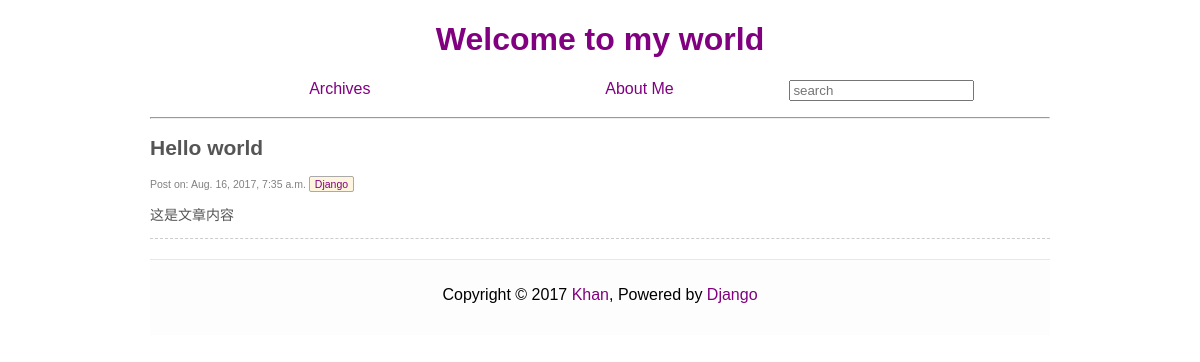
The page /3/ on the database as committed earlier.
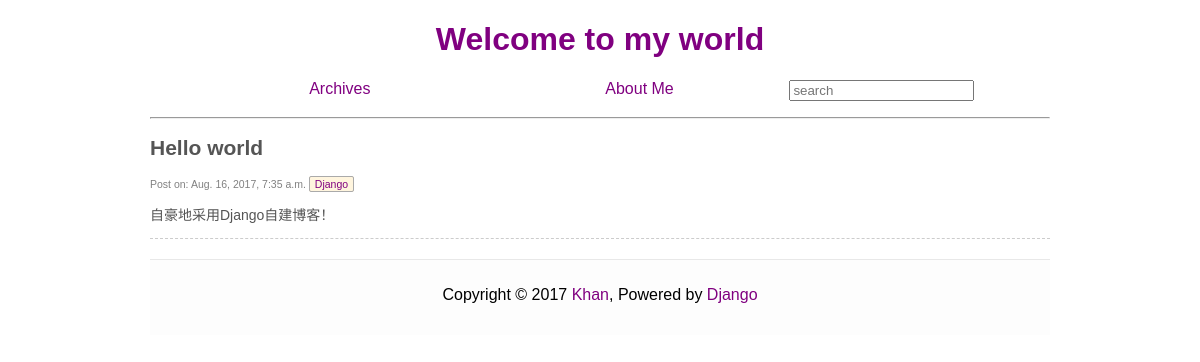
The same page on the database as committed later.
### article/models.py (models this page shows, shortened)
class Article(models.Model):
    title = models.CharField(max_length = 100)
    category = models.CharField(max_length = 500, blank = True)
    date_time = models.DateTimeField(auto_now_add = True)
    content = models.TextField(blank = True, null = True)
    class Meta:
        ordering = ['-date_time']

### article/views.py (the view)
# urls.py: url(r'^(?P<id>\d+)/$', views.detail, name = 'detail'),
def detail(request, id):
    try:
        post = Article.objects.get(id=str(id))
    except Article.DoesNotExist:
        raise Http404
    return render(request, 'post.html', {'post': post})

### article/templatetags/custom_markdown.py (called while the page is built)
@register.filter(is_safe=True)  #注册template filter
@stringfilter  #希望字符串作为参数
def custom_markdown(value):
    return mark_safe(markdown.markdown(value,
        extensions = ['markdown.extensions.fenced_code', 'markdown.extensions.codehilite'], safe_mode=True, enable_attributes=False))

### templates/post.html
{% extends 'base.html' %}
{% load custom_markdown %}
{% block content %}
<div>
        <section class="post">
            <header class="post-header">
                <h2 class="post-title">{{ post.title }}</h2>
                    <p class="post-meta">
                        Post on:  {{ post.date_time }}
                        <a class="post-category" href="{% url "search_tag" tag=post.category %}">
                        {{ post.category }}
                        </a>
                    </p>
            </header>
            <div class="post-description">
                    <p>
                        {{ post.content|custom_markdown }}
                    </p>
            </div>
        </section>
</div>
{% endblock %}

Rows that differ between the two databases and show on the page:
changed Article "Hello world": content|custom_markdown "这是文章内容" → "自豪地采用Django自建博客！"
